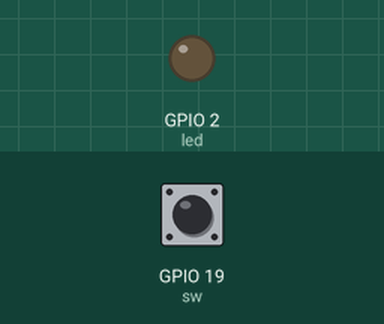
A program run on a simulated ESP32 board running MicroPython. Shown: output pins drawn as LEDs (lit = HIGH). The inputs (shaded band) are chosen by the test bench; at power-on: GPIO 19 (sw) HIGH.

Above: at 1.2 s.
1.3 s: GPIO 19 (sw) pulled LOW for 0.15 s
At 2.5 s:
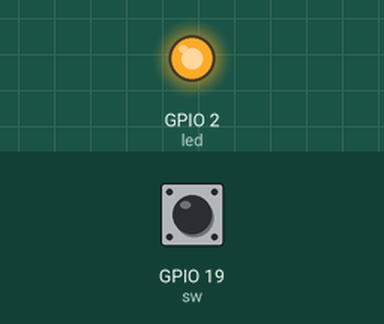
2.9 s: GPIO 19 (sw) pulled LOW for 1 s
At 3.7 s:
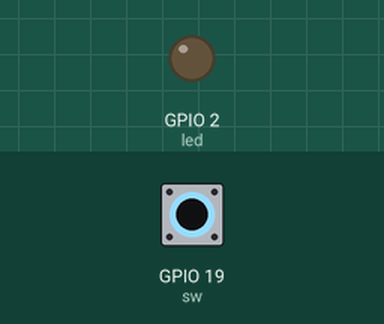
5.4 s: GPIO 19 (sw) pulled LOW for 3.2 s
At 6.8 s:
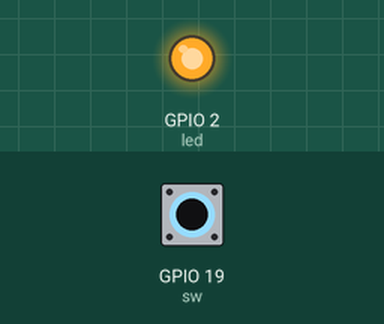
Timing chart, 0 to 8.4 s (numbered marks = the images above; inputs shaded):
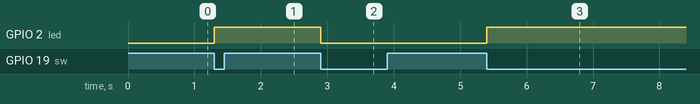

The program:

ndave.py
```python
# 不儲存開關狀態
from machine import Pin

led = Pin(2, Pin.OUT)    # 設定 LED 接腳為 GPIO2 且為輸出
sw = Pin(19, Pin.IN, Pin.PULL_UP)      # 設定 按鈕 接腳為 GPIO0 且為輸入

while True:
    if sw.value() == 0:    # 如果開關被按下
        led.value(not led.value())   # 設定 LED 狀態
        while sw.value() == 0: # 若開關一直被按著
            pass               # 什麼事都不做
```

Measured:
- after the input at 1.3 s, GPIO 2 (led): LOW → HIGH at once
- after the input at 2.9 s, GPIO 2 (led): HIGH → LOW at once
- after the input at 5.4 s, GPIO 2 (led): LOW → HIGH at once
